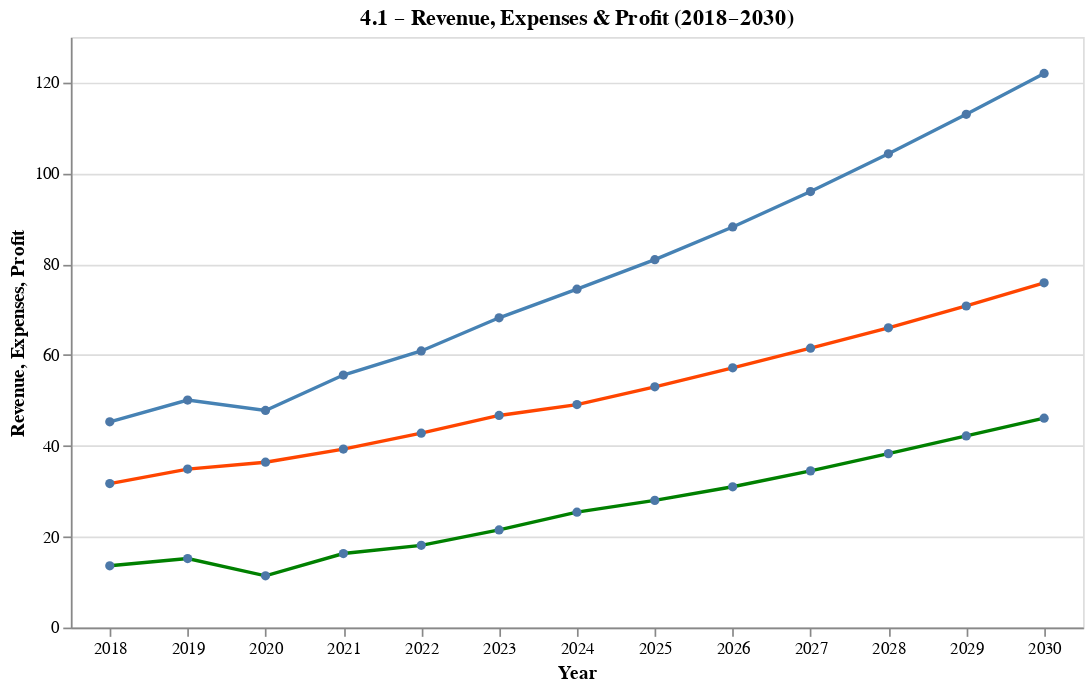

Notebook cell for this chart:
### Markdown cell above
### Area Chart Discussion
All metrics grow steadily after 2020.  
The widening top band (Profit) shows increasing efficiency;  
Revenue expands faster than Expenses → stronger profitability.

### Code cell
base = alt.Chart(data).encode(
    x=alt.X('Year:O', axis=alt.Axis(labelAngle=0, labelOverlap=False), title='Year')
)

rev = base.mark_line(point=True, color='steelblue').encode(y='Revenue:Q', tooltip=['Year','Revenue'])
exp = base.mark_line(point=True, color='orangered').encode(y='Expenses:Q', tooltip=['Year','Expenses'])
pro = base.mark_line(point=True, color='green').encode(y='Profit:Q', tooltip=['Year','Profit'])

(rev + exp + pro).properties(width=600, height=350,
                             title='4.1 – Revenue, Expenses & Profit (2018–2030)')

### Figure 1 — Vega-Lite specification as saved in the notebook (floating-point values rounded to 4 significant figures)
{"config": {"view": {"continuousWidth": 300, "continuousHeight": 300}}, "layer": [{"mark": {"type": "line", "color": "steelblue", "point": true}, "encoding": {"tooltip": [{"field": "Year", "type": "quantitative"}, {"field": "Revenue", "type": "quantitative"}], "x": {"axis": {"labelAngle": 0, "labelOverlap": false}, "field": "Year", "title": "Year", "type": "ordinal"}, "y": {"field": "Revenue", "type": "quantitative"}}}, {"mark": {"type": "line", "color": "orangered", "point": true}, "encoding": {"tooltip": [{"field": "Year", "type": "quantitative"}, {"field": "Expenses", "type": "quantitative"}], "x": {"axis": {"labelAngle": 0, "labelOverlap": false}, "field": "Year", "title": "Year", "type": "ordinal"}, "y": {"field": "Expenses", "type": "quantitative"}}}, {"mark": {"type": "line", "color": "green", "point": true}, "encoding": {"tooltip": [{"field": "Year", "type": "quantitative"}, {"field": "Profit", "type": "quantitative"}], "x": {"axis": {"labelAngle": 0, "labelOverlap": false}, "field": "Year", "title": "Year", "type": "ordinal"}, "y": {"field": "Profit", "type": "quantitative"}}}], "data": {"name": "data-50aca56d207128d1b97284b291b2e2b6"}, "height": 350, "title": "4.1 – Revenue, Expenses & Profit (2018–2030)", "width": 600, "$schema": "https://vega.github.io/schema/vega-lite/v5.20.1.json", "datasets": {"data-50aca56d207128d1b97284b291b2e2b6": [{"Year": 2018, "Revenue": 45.3, "Expenses": 31.7, "Profit": 13.6, "Employees": 250}, {"Year": 2019, "Revenue": 50.1, "Expenses": 34.9, "Profit": 15.2, "Employees": 270}, {"Year": 2020, "Revenue": 47.8, "Expenses": 36.4, "Profit": 11.4, "Employees": 260}, {"Year": 2021, "Revenue": 55.6, "Expenses": 39.3, "Profit": 16.3, "Employees": 300}, {"Year": 2022, "Revenue": 60.9, "Expenses": 42.8, "Profit": 18.1, "Employees": 320}, {"Year": 2023, "Revenue": 68.2, "Expenses": 46.7, "Profit": 21.5, "Employees": 340}, {"Year": 2024, "Revenue": 74.5, "Expenses": 49.1, "Profit": 25.4, "Employees": 360}, {"Year": 2025, "Revenue": 81.0, "Expenses": 53.0, "Profit": 28.0, "Employees": 380}, {"Year": 2026, "Revenue": 88.2, "Expenses": 57.2, "Profit": 31.0, "Employees": 400}, {"Year": 2027, "Revenue": 96.0, "Expenses": 61.5, "Profit": 34.5, "Employees": 420}, {"Year": 2028, "Revenue": 104.3, "Expenses": 66.0, "Profit": 38.3, "Employees": 440}, {"Year": 2029, "Revenue": 113.0, "Expenses": 70.8, "Profit": 42.2, "Employees": 460}, {"Year": 2030, "Revenue": 122.0, "Expenses": 75.9, "Profit": 46.1, "Employees": 480}]}}
